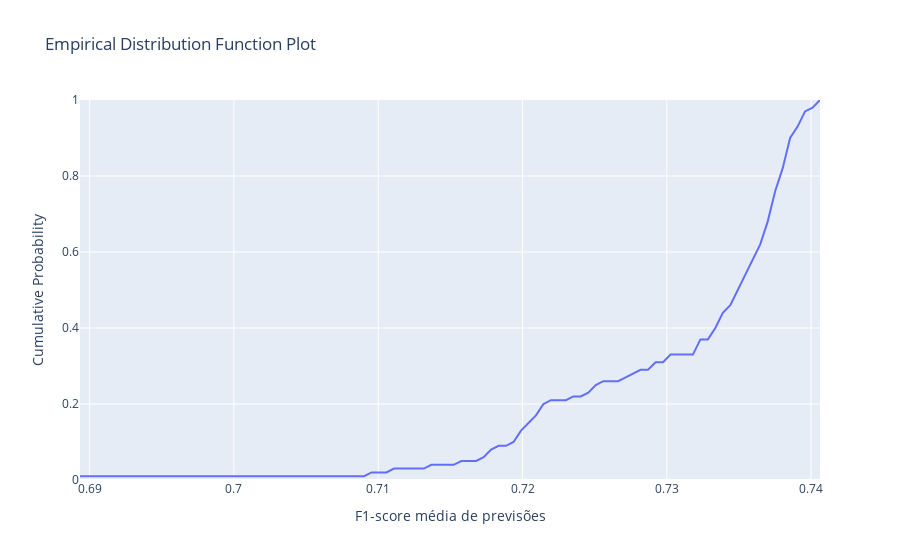

Notebook code for this chart:
### Markdown cell above
#### 4.5.2.5. Gráfico da função de distribuição empírica

### Code cell
optuna.visualization.plot_edf(study_xgb, target_name="F1-score média de previsões", )
